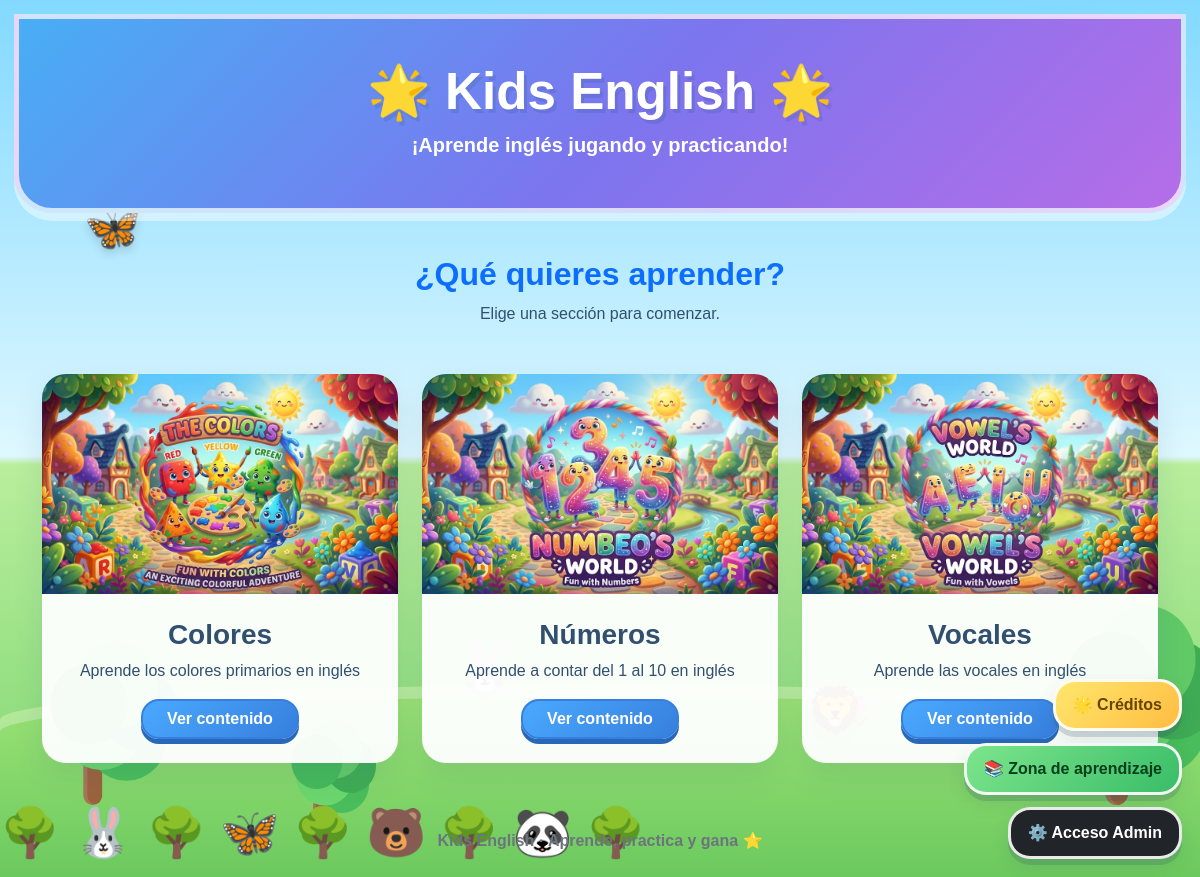
The page / on the database its author committed.
### tables this page shows
CREATE TABLE categorias (
 id_categoria INT AUTO_INCREMENT PRIMARY KEY,
 nombre VARCHAR(80) NOT NULL UNIQUE,
 descripcion VARCHAR(255),
 icono VARCHAR(255),
 estado TINYINT(1) DEFAULT 1
);

### index.php (the view, shortened to what this page needs)
<?php
require_once "conexion/conexion.php";
$sql = "SELECT * FROM categorias WHERE estado = 1 ORDER BY id_categoria";
$resultado = mysqli_query($conexion, $sql);
?>
<!DOCTYPE html>
<html lang="es">
<head>
    <link rel="stylesheet" href="css/bootstrap.min.css">
    <link rel="stylesheet" href="css/kids.css">
</head>
<body>
<div class="kids-sky" aria-hidden="true">
    <span class="sun"></span>
    <span class="tree tree-3"></span>
    <span class="flower flower-1">🌼</span>
    <span class="flower flower-2">🌻</span>
    <span class="flower flower-3">🌷</span>
    <div class="rainbow" aria-hidden="true"></div>
    <span class="animal animal-1">🦋</span>
    <span class="animal animal-2">🐰</span>
    <span class="animal animal-3">🦁</span>
    <span class="animal animal-4">🐻</span>
</div>
<header class="hero">
    <h1>🌟 Kids English 🌟</h1>
    <p class="lead mb-0">¡Aprende inglés jugando y practicando!</p>
</header>
<main class="container py-5">
    <div class="text-center mb-5">
        <h2 class="fw-bold text-primary">¿Qué quieres aprender?</h2>
        <p>Elige una sección para comenzar.</p>
    </div>
    <div class="row g-4">
        <?php while ($c = mysqli_fetch_assoc($resultado)): ?>
            <div class="col-md-4">
                <div class="card categoria shadow-sm h-100">
                    <?php if (!empty($c['icono']) && file_exists(__DIR__ . '/' . $c['icono'])): ?>
                        <img src="<?php echo htmlspecialchars($c['icono']); ?>" class="card-img-top" alt="<?php echo htmlspecialchars($c['nombre']); ?>">
                    <?php endif; ?>
                    <div class="card-body text-center p-4">
                        <h3 class="fw-bold"><?php echo htmlspecialchars($c['nombre']); ?></h3>
                        <p><?php echo htmlspecialchars($c['descripcion']); ?></p>
                        <a href="lecciones.php?id=<?php echo $c['id_categoria']; ?>" class="btn btn-primary px-4">Ver contenido</a>
                    </div>
                </div>
            </div>
        <?php endwhile; ?>
    </div>
</main>
<div class="quick-links" aria-label="Accesos rápidos">
    <a class="btn btn-warning quick-link credits-link shadow" href="creditos.php">🌟 Créditos</a>
    <a class="btn btn-success quick-link learning-link shadow" href="aprendizaje.php">📚 Zona de aprendizaje</a>
    <a class="btn btn-dark quick-link admin-link shadow" href="admin/index.php">⚙️ Acceso Admin</a>
</div>
<footer class="text-center py-4 text-secondary">Kids English · Aprende, practica y gana ⭐</footer>
</body>
</html>

### rows shown on the page
categorias: icono (picture), nombre "Colores", descripcion "Aprende los colores primarios en inglés"
categorias: icono (picture), nombre "Números", descripcion "Aprende a contar del 1 al 10 en inglés"
categorias: icono (picture), nombre "Vocales", descripcion "Aprende las vocales en inglés"
